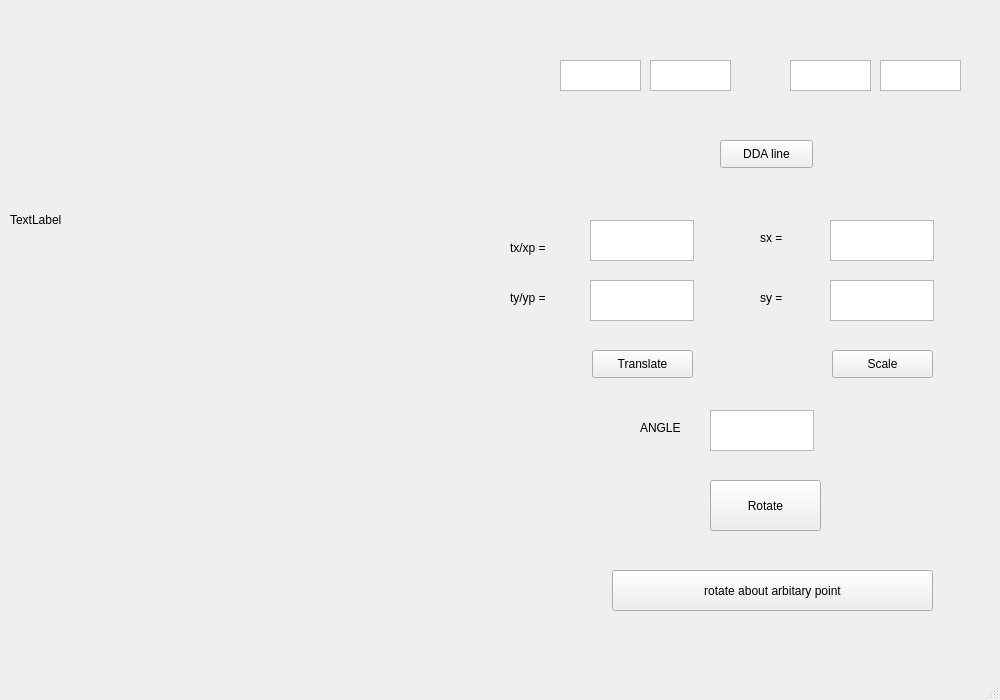
<?xml version="1.0" encoding="UTF-8"?>
<ui version="4.0">
 <class>MainWindow</class>
 <widget class="QMainWindow" name="MainWindow">
  <property name="geometry">
   <rect>
    <x>0</x>
    <y>0</y>
    <width>1000</width>
    <height>700</height>
   </rect>
  </property>
  <property name="windowTitle">
   <string>MainWindow</string>
  </property>
  <widget class="QWidget" name="centralwidget">
   <widget class="QLabel" name="label">
    <property name="geometry">
     <rect>
      <x>10</x>
      <y>-30</y>
      <width>500</width>
      <height>500</height>
     </rect>
    </property>
    <property name="text">
     <string>TextLabel</string>
    </property>
   </widget>
   <widget class="QTextEdit" name="textEdit">
    <property name="geometry">
     <rect>
      <x>560</x>
      <y>60</y>
      <width>81</width>
      <height>31</height>
     </rect>
    </property>
   </widget>
   <widget class="QTextEdit" name="textEdit_2">
    <property name="geometry">
     <rect>
      <x>650</x>
      <y>60</y>
      <width>81</width>
      <height>31</height>
     </rect>
    </property>
   </widget>
   <widget class="QTextEdit" name="textEdit_3">
    <property name="geometry">
     <rect>
      <x>790</x>
      <y>60</y>
      <width>81</width>
      <height>31</height>
     </rect>
    </property>
   </widget>
   <widget class="QTextEdit" name="textEdit_4">
    <property name="geometry">
     <rect>
      <x>880</x>
      <y>60</y>
      <width>81</width>
      <height>31</height>
     </rect>
    </property>
   </widget>
   <widget class="QPushButton" name="pushButton">
    <property name="geometry">
     <rect>
      <x>720</x>
      <y>140</y>
      <width>93</width>
      <height>28</height>
     </rect>
    </property>
    <property name="text">
     <string>DDA line</string>
    </property>
   </widget>
   <widget class="QTextEdit" name="textEdit_5">
    <property name="geometry">
     <rect>
      <x>590</x>
      <y>220</y>
      <width>104</width>
      <height>41</height>
     </rect>
    </property>
   </widget>
   <widget class="QTextEdit" name="textEdit_6">
    <property name="geometry">
     <rect>
      <x>590</x>
      <y>280</y>
      <width>104</width>
      <height>41</height>
     </rect>
    </property>
   </widget>
   <widget class="QTextEdit" name="textEdit_7">
    <property name="geometry">
     <rect>
      <x>830</x>
      <y>220</y>
      <width>104</width>
      <height>41</height>
     </rect>
    </property>
   </widget>
   <widget class="QTextEdit" name="textEdit_8">
    <property name="geometry">
     <rect>
      <x>830</x>
      <y>280</y>
      <width>104</width>
      <height>41</height>
     </rect>
    </property>
   </widget>
   <widget class="QLabel" name="label_2">
    <property name="geometry">
     <rect>
      <x>510</x>
      <y>240</y>
      <width>55</width>
      <height>16</height>
     </rect>
    </property>
    <property name="text">
     <string>tx/xp = </string>
    </property>
   </widget>
   <widget class="QLabel" name="label_3">
    <property name="geometry">
     <rect>
      <x>510</x>
      <y>290</y>
      <width>55</width>
      <height>16</height>
     </rect>
    </property>
    <property name="text">
     <string>ty/yp =</string>
    </property>
   </widget>
   <widget class="QLabel" name="label_4">
    <property name="geometry">
     <rect>
      <x>760</x>
      <y>230</y>
      <width>55</width>
      <height>16</height>
     </rect>
    </property>
    <property name="text">
     <string>sx =</string>
    </property>
   </widget>
   <widget class="QLabel" name="label_5">
    <property name="geometry">
     <rect>
      <x>760</x>
      <y>290</y>
      <width>55</width>
      <height>16</height>
     </rect>
    </property>
    <property name="text">
     <string>sy =</string>
    </property>
   </widget>
   <widget class="QPushButton" name="pushButton_2">
    <property name="geometry">
     <rect>
      <x>592</x>
      <y>350</y>
      <width>101</width>
      <height>28</height>
     </rect>
    </property>
    <property name="text">
     <string>Translate</string>
    </property>
   </widget>
   <widget class="QPushButton" name="pushButton_3">
    <property name="geometry">
     <rect>
      <x>832</x>
      <y>350</y>
      <width>101</width>
      <height>28</height>
     </rect>
    </property>
    <property name="text">
     <string>Scale</string>
    </property>
   </widget>
   <widget class="QTextEdit" name="textEdit_9">
    <property name="geometry">
     <rect>
      <x>710</x>
      <y>410</y>
      <width>104</width>
      <height>41</height>
     </rect>
    </property>
   </widget>
   <widget class="QLabel" name="label_6">
    <property name="geometry">
     <rect>
      <x>640</x>
      <y>420</y>
      <width>55</width>
      <height>16</height>
     </rect>
    </property>
    <property name="text">
     <string>ANGLE</string>
    </property>
   </widget>
   <widget class="QPushButton" name="pushButton_4">
    <property name="geometry">
     <rect>
      <x>710</x>
      <y>480</y>
      <width>111</width>
      <height>51</height>
     </rect>
    </property>
    <property name="text">
     <string>Rotate</string>
    </property>
   </widget>
   <widget class="QPushButton" name="pushButton_5">
    <property name="geometry">
     <rect>
      <x>612</x>
      <y>570</y>
      <width>321</width>
      <height>41</height>
     </rect>
    </property>
    <property name="text">
     <string>rotate about arbitary point</string>
    </property>
   </widget>
  </widget>
  <widget class="QMenuBar" name="menubar">
   <property name="geometry">
    <rect>
     <x>0</x>
     <y>0</y>
     <width>1000</width>
     <height>25</height>
    </rect>
   </property>
  </widget>
  <widget class="QStatusBar" name="statusbar"/>
 </widget>
 <resources/>
 <connections/>
</ui>
